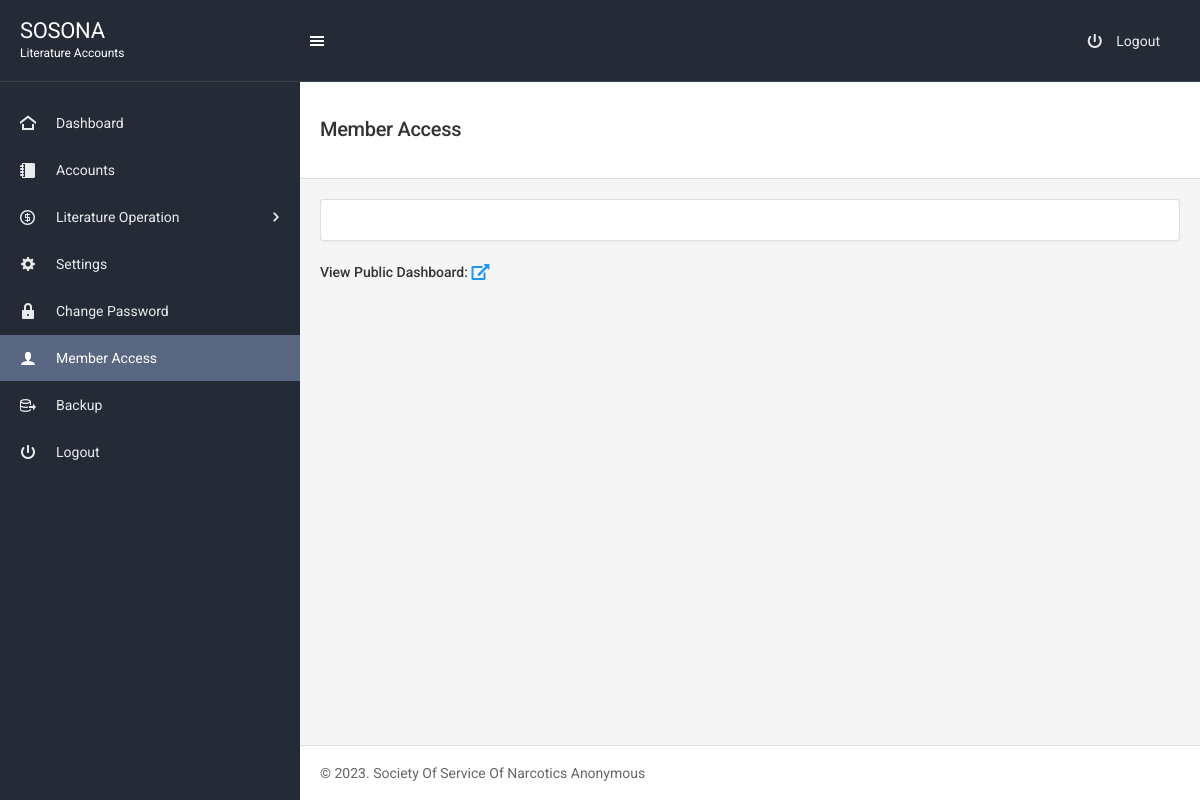
Before: /member-access.php (signed in) with the older database file.
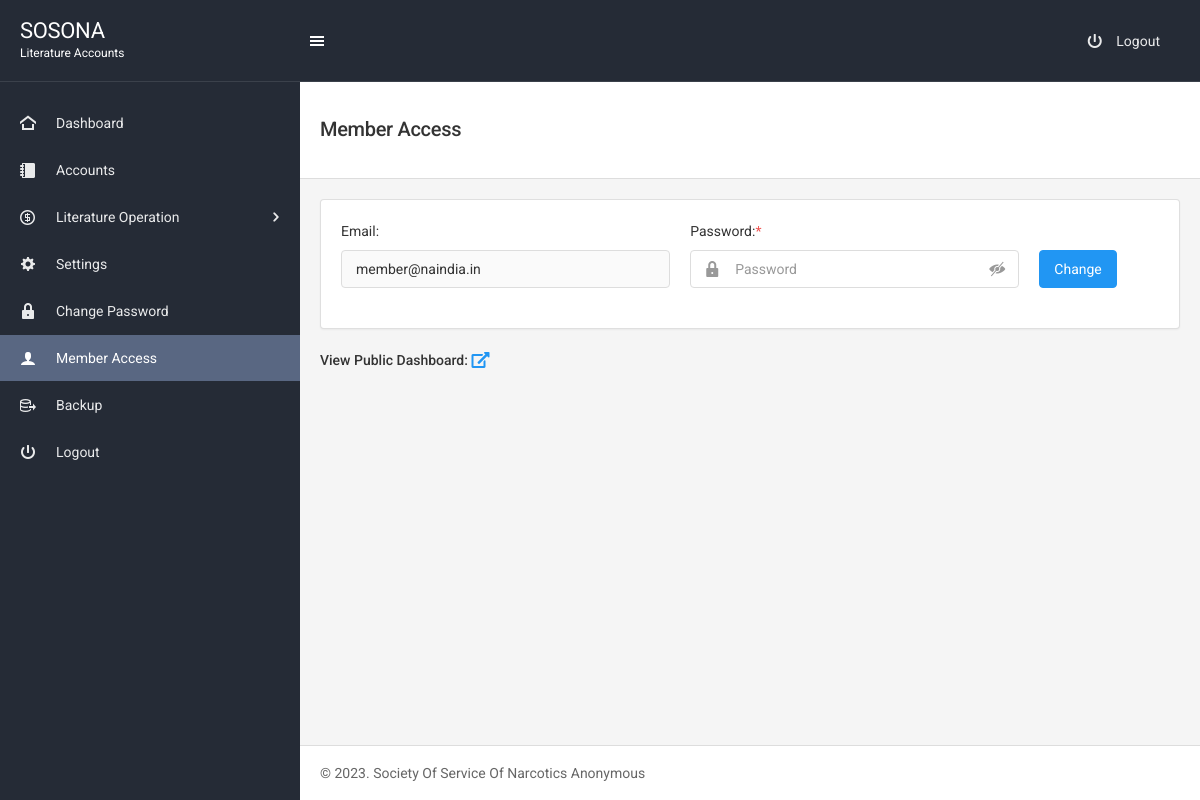
After: the same page with the newer database file.
### tables this page shows
CREATE TABLE `user` (
  `id` int(11) NOT NULL,
  `user_type` varchar(255) NOT NULL,
  `user_name` varchar(255) NOT NULL,
  `user_email` varchar(255) NOT NULL,
  `user_pass` varchar(255) NOT NULL
);

### member-access.php (the view, shortened to what this page needs)
<?php
include "includes/header.php";
?>
<?php
include "includes/top-navbar.php";
 ?>
<div class="page-content">
    <?php
    include "includes/left-sidebar.php";
     ?>
    <div class="content-wrapper">
        <div class="content-inner">
            <div class="page-header page-header-light">
                <div class="page-header-content header-elements-lg-inline">
                    <div class="page-title d-flex">
                        <h4><span class="font-weight-semibold">Member Access</span></h4>
                    </div>
                </div>
            </div>
            <div class="content">
              <div class="row">
                <div class="col-lg-12">
                  <div class="card">
                    <div class="card-body">
                        <?php
                        $sql = "SELECT * FROM user WHERE user_type='Member'";
                        $result = $conn->query($sql);
                        if ($result->num_rows > 0) {
                          while($row = $result->fetch_assoc()) {
                         ?>
                      <form action="controllers/member-access-do.php" method="post">
                        <div class="row">
                            <div class="col-sm-5">
                                <div class="form-group">
                                  <label>Email:</label>
                                  <input type="email" class="form-control" placeholder="Enter email" name="memb_email" value="<?php echo $row['user_email']?>" readonly>
                                </div>
                            </div>
                            <div class="col-sm-5">
                                <label>Password:<span class="text-danger">*</span></label>
                                <div class="form-group form-group-feedback form-group-feedback-left">
                                    <input type="password" name="memb_pass" class="form-control pr-form-control-icon" placeholder="Password" required>
                                    <div class="form-control-feedback">
                                      <i class="icon-lock2 text-muted"></i>
                                    </div>
                                    <div class="form-control-feedback view-password">
                                        <i class="icon-eye-blocked2 text-muted view-password-icon"></i>
                                    </div>
                                </div>
                            </div>
                            <div class="col-sm-2 mb-4 mb-sm-0">
                                <button type="submit" name="submit" class="btn btn-primary mt-0 mt-sm-4">Change</button>
                            </div>
                        </div>
                      </form>
                       <?php
                        }
                        }
                        ?>
                    </div>
                  </div>
                  <p class="font-weight-semibold">View Public Dashboard: <a href="dashboard-public.php" target="_blank"><i class="fas fa-external-link-alt"></i></a></p>
                </div>
              </div>
            </div>
<?php include "includes/footer.php"; ?>

Changed rows visible on the page:
added user: memb_email "member@naindia.in"
